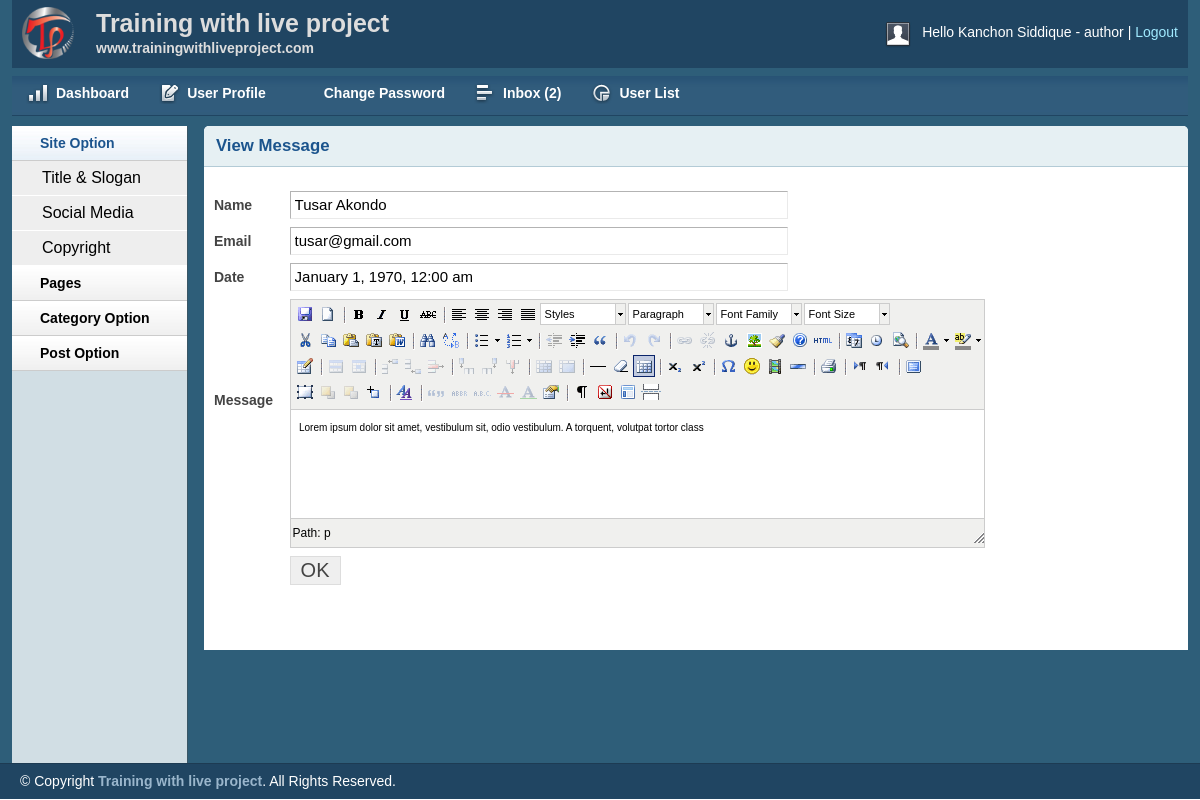
Page /admin/viewmsg.php?msgid=4 (signed in) on the committed database.
### tables this page shows
CREATE TABLE `tbl_contact` (
  `id` int(11) NOT NULL,
  `firstname` varchar(255) DEFAULT NULL,
  `lastname` varchar(255) DEFAULT NULL,
  `email` varchar(255) DEFAULT NULL,
  `body` text,
  `status` int(11) DEFAULT '0',
  `date` timestamp NOT NULL DEFAULT CURRENT_TIMESTAMP
);

### classes/Page.php (called while the page is built, shortened)
<?php
$filepath = realpath(dirname(__FILE__));
include_once($filepath . '/../lib/Database.php');
include_once($filepath . '/../helpers/Format.php');
?>
<?php
class Page
{
    private $db;
    public function __construct()
    {
        $this->db = new Database();
    }
    public function getMsgById($id)
    {
        $query  = "select * from tbl_contact where id='$id'";
        $result = $this->db->select($query);
        return $result;
    }
}

### lib/Database.php (called while the page is built, shortened)
<?php
Class Database
{
    public $host = DB_HOST;
    public $user = DB_USER;
    public $pass = DB_PASS;
    public $dbname = DB_NAME;
    public $link;
    private function connectDB()
    {
        $this->link = new mysqli($this->host, $this->user, $this->pass, $this->dbname);
    }
    public function select($query)
    {
        $result = $this->link->query($query) or die($this->link->error . __LINE__);
        if ($result->num_rows > 0) {
            return $result;
        } else {
            return false;
        }
    }
}

### helpers/Format.php (called while the page is built, shortened)
<?php
class Format
{
    public function formatDate($date)
    {
        return date('F j, Y, g:i a', strtotime($date));
    }
}

### admin/viewmsg.php (the view, shortened to what this page needs)
<?php include "inc/header.php"; ?>
<?php include "inc/sidebar.php"; ?>
<?php
if (!isset($_GET['msgid']) || $_GET['msgid'] == null) {
    echo "<script>window.location='inbox.php'</script>";
} else {
    $id = $_GET['msgid'];
}
?>
    <div class="grid_10">
        <div class="box round first grid">
            <h2>View Message</h2>
            <div class="block">
                <form action="" method="POST">
                    <?php
                    $getMeg = $page->getMsgById($id);
                    if ($getMeg) {
                        while ($result = $getMeg->fetch_assoc()) {
                            ?>
                            <table class="form">
                                <tr>
                                    <td>
                                        <label>Name</label>
                                    </td>
                                    <td>
                                        <input type="text"
                                               value="<?php echo $result['firstname'] . ' ' . $result['lastname']; ?>"
                                               class="medium" readonly/>
                                    </td>
                                </tr>
                                <tr>
                                    <td>
                                        <label>Email</label>
                                    </td>
                                    <td>
                                        <input type="text" value="<?php echo $result['email']; ?>" class="medium"
                                               readonly/>
                                    </td>
                                </tr>
                                <tr>
                                    <td>
                                        <label>Date</label>
                                    </td>
                                    <td>
                                        <input type="text" value="<?php echo $fm->formatDate($result['email']); ?>"
                                               class="medium" readonly/>
                                    </td>
                                </tr>
                                <tr>
                                    <td>
                                        <label>Message</label>
                                    </td>
                                    <td>
                                    </td>
                                </tr>
                                <tr>
                                    <td></td>
                                    <td>
                                        <input type="submit" name="submit" Value="OK"/>
                                    </td>
                                </tr>
                            </table>
                            <?php
                        }
                    }
                    ?>
                </form>
            </div>
        </div>
    </div>
<?php include "inc/footer.php"; ?>

### admin/css/layout.css (style rules this page uses)
body { background: #fff none repeat scroll 0 0; color: #444; font-size: 14px; padding: 0; }
h1, h2, h3, h4, h5, h6 { line-height:1.2em; margin-bottom:.3em; }
h2 { margin-top:1em; }
.box { background:#fff; margin-bottom:20px; padding:10px 10px 10px 10px; margin-left:-8px; }
.box.grid { padding-bottom:40px; }
.box.round { -moz-border-radius: 5px 5px 0px 0px; -webkit-border-radius: 5px 5px 0px 0px; border-radius: 5px 5px 0px 0px; }
.box h2 { font-size:1.2em; font-weight:bold; color:#1B548D; background:#E6F0F3; margin:-10px -10px 0 -10px; padding:10px 12px; border-bottom:1px solid #B3CBD6; -moz-border-radius: 5px 5px 0px 0px; -webkit-border-radius: 5px 5px 0px 0px; border-radius: 5px 5px 0px 0px; }
.box.first { min-height: 406px; }
.block { padding-top:20px; }
table.form { width:100%; }
table.form td { padding:4px 0px; }
table.form label { font-weight:bold; }
table.form input, table.form select { font-size: 15px; padding: 4px 4px 5px 4px; border-top: 1px solid #b3b3b3; border-left: 1px solid #b3b3b3; border-right: 1px solid #eaeaea; border-bottom: 1px solid #eaeaea; }
table.form input[type="submit"] { border: 1px solid #ddd; color: #444; cursor: pointer; font-size: 20px; padding: 2px 10px; }
input.medium { width: 55%; }
.block { padding-bottom:1px; }

### admin/js/tiny-mce/themes/advanced/skins/default/content.css (style rules this page uses)
body, td, pre { color:#000; font-family:Verdana, Arial, Helvetica, sans-serif; font-size:10px; margin:8px; }
body { background:#FFF; }
h2 { font-size: 1.5em }
table, img, hr, .mceItemAnchor { cursor:default }
table td, table th { cursor:text }

### rows in the picture
tbl_contact: firstname+lastname "Tusar Akondo", email "tusar@gmail.com", email "January 1, 1970, 12:00 am"

### other values in the picture
Session::get('name') "Kanchon Siddique"
Session::get('username') "author"
$count "2"
